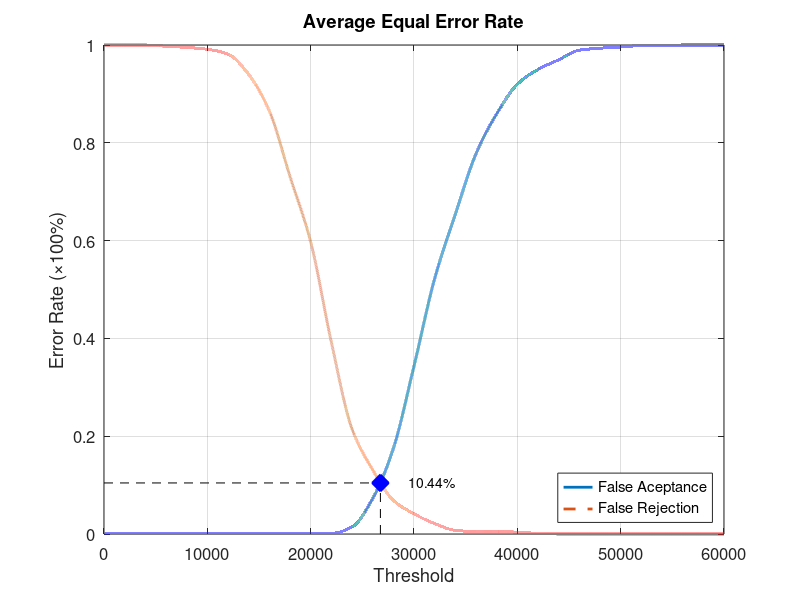
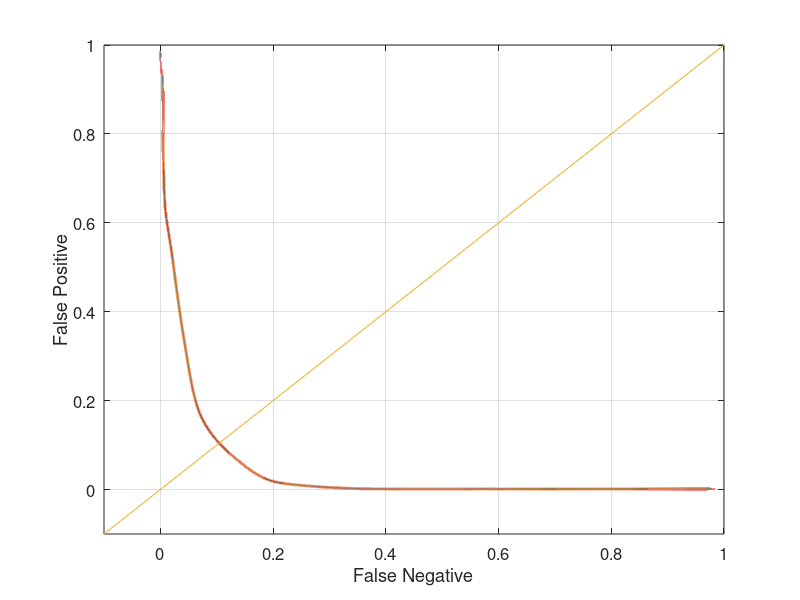

Here is the MATLAB script that generated these plots, in order:
function yEER = Experiment1Average
close all;
clear;
clc;
x = 0:2000:60000;
xq = 0:0.5:60000;

y0 = [0 0.00131579 0.00131579 0.00131579 0.00131579 0.00131579 0.00131579 0.00131579 0.00131579 0.00131579 0.00131579 0.00131579 0.0144737 0.0723684 0.175 0.343421 0.522368 0.653947 0.777632 0.859211 0.919737 0.95 0.969737 0.989474 0.993421 0.996053 0.998684 0.998684 1 1 1];
yy0 = interp1(x, y0, xq, 'pchip');
y1 = [1 1 1 0.9975 0.995 0.99125 0.98125 0.94 0.865 0.73125 0.5975 0.3925 0.215 0.13125 0.06875 0.04125 0.02125 0.0075 0.005 0.005 0.00375 0.00125 0 0 0 0 0 0 0 0 0];
yy1 = interp1(x, y1, xq, 'pchip');

% Calculating EER: 
y2 = abs(y0 - y1);
find(y2 == min(y2))
yy2 = abs(yy0 - yy1);
xEER = find(yy2 == min(yy2));
xEERIndex = xq(xEER) % X-axis EER
yEER = yy0(xEER) % Y-axis EER

main = figure
plot(xq, yy0,'-','LineWidth', 2);	hold on
plot(xq, yy1,'--','LineWidth', 2);	hold on
plot([xEERIndex xEERIndex], [0 yEER], 'k--');	hold on
plot([0 xEERIndex], [yEER yEER], 'k--');	hold on
plot(xEERIndex, yEER, 'bx', 'LineWidth', 10);	hold on
text(xEERIndex + 10 * xEERIndex / 100, yEER, [num2str(round((10000 * yEER)) / 100) '%'])
legend('False Aceptance', 'False Rejection', 'Location', 'SouthEast')
xlabel('Threshold')
ylabel('Error Rate (\times100%)')
title('Average Equal Error Rate')
set(gca, 'FontSize', 12)
axis([0 60000 0 1])
grid on

print(main, 'Experiment1AverageMain', '-dpng');
FNRxFPR = figure('Color', [1 1 1]);
plot(yy1, yy0, '-', yy1, yy0, 'LineWidth', 2);
hold on
y = -0.1:0.1:1
plot(y, y); 
set(gca, 'FontSize', 12)
xlabel('False Negative')
ylabel('False Positive')
axis([-0.1 1 -0.1 1])
set(gca, 'FontSize', 12)
grid on

print(FNRxFPR, 'Experiment1AverageFNRxFPR','-dpng');
end
